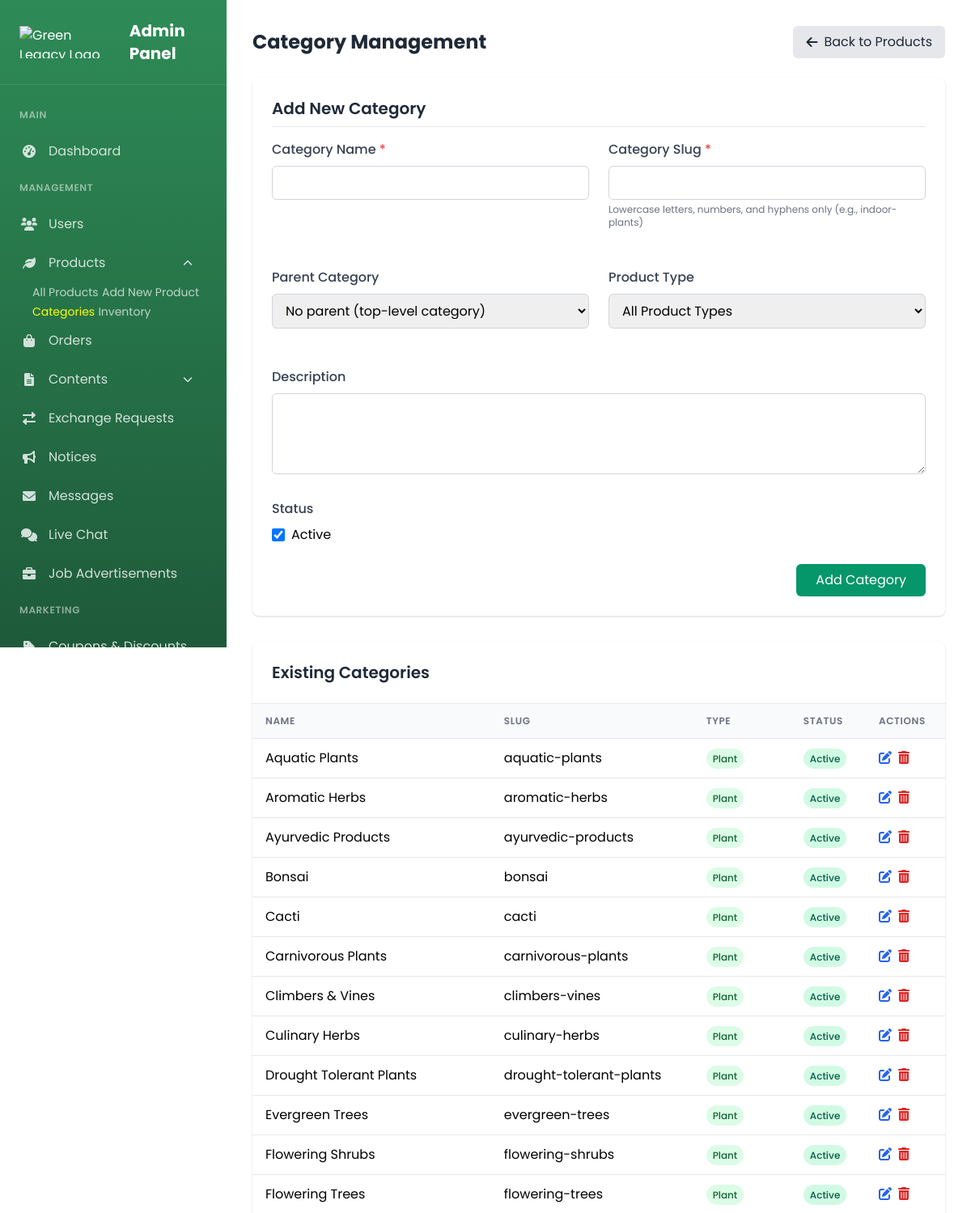
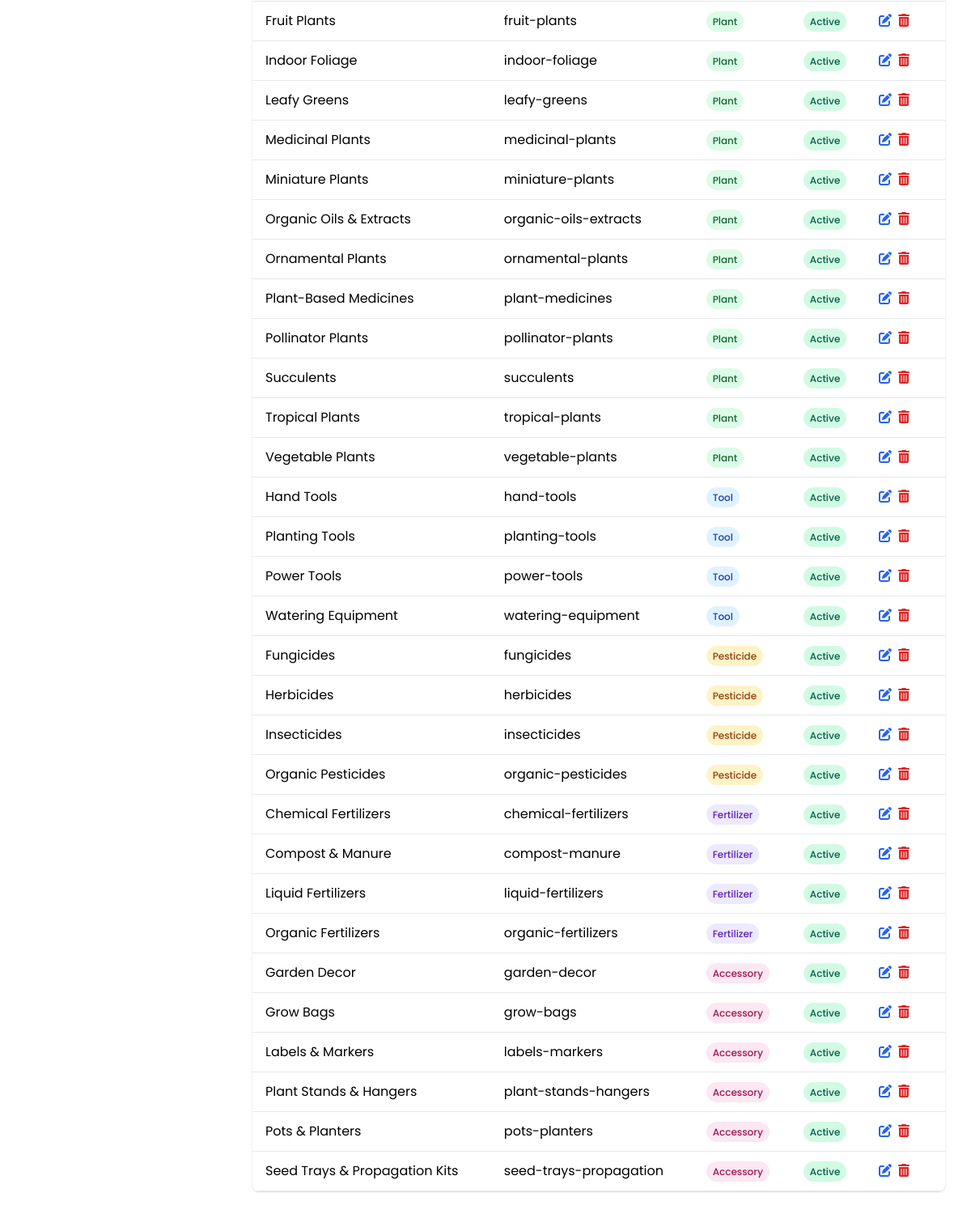
The page /admin_categories.php (signed in) on the database its author committed (2 pictures, top to bottom).
### tables this page shows
CREATE TABLE `categories` (
  `id` int(11) NOT NULL,
  `name` varchar(100) NOT NULL,
  `slug` varchar(100) NOT NULL,
  `description` text DEFAULT NULL,
  `parent_id` int(11) DEFAULT NULL,
  `product_type` enum('plant','tool','pesticide','fertilizer','accessory','all') NOT NULL DEFAULT 'all',
  `image` varchar(255) DEFAULT NULL,
  `is_active` tinyint(1) DEFAULT 1,
  `created_at` timestamp NOT NULL DEFAULT current_timestamp(),
  `updated_at` timestamp NOT NULL DEFAULT current_timestamp() ON UPDATE current_timestamp()
);

### admin_categories.php (the view, shortened to what this page needs)
<?php
require_once 'db_connect.php';
$errors = [];
$categoryData = [
    'name' => '',
    'slug' => '',
    'description' => '',
    'parent_id' => '',
    'product_type' => 'all',
    'is_active' => 1
];
$categories = [];
$stmt = $conn->prepare("SELECT id, name, slug, parent_id, product_type, is_active FROM categories ORDER BY product_type, name");
$stmt->execute();
$result = $stmt->get_result();
while ($row = $result->fetch_assoc()) {
    $categories[] = $row;
}
?>
<?php include 'admin_sidebar.php'; ?>
<!DOCTYPE html>
<html lang="en">
<head>
  <link href="https://cdn.jsdelivr.net/npm/tailwindcss@2.1.2/dist/tailwind.min.css" rel="stylesheet">
  <link rel="stylesheet" href="https://cdnjs.cloudflare.com/ajax/libs/font-awesome/6.0.0/css/all.min.css">
</head>
<body>
  <div class="content-container">
    <div class="flex justify-between items-center mb-6">
      <h1 class="text-2xl font-bold text-gray-800">Category Management</h1>
      <a href="admin_products.php" class="bg-gray-200 hover:bg-gray-300 text-gray-800 px-4 py-2 rounded-md flex items-center">
        <i class="fas fa-arrow-left mr-2"></i> Back to Products
      </a>
    </div>
    <div class="bg-white rounded-lg shadow p-6 mb-8">
      <h2 class="text-xl font-semibold mb-4 text-gray-800 border-b pb-2">Add New Category</h2>
      <form action="admin_categories.php" method="POST">
        <div class="grid grid-cols-1 md:grid-cols-2 gap-6">
          <div class="form-group">
            <label for="name" class="form-label">Category Name <span class="text-red-500">*</span></label>
            <input type="text" id="name" name="name" class="form-control <?php echo isset($errors['name']) ? 'is-invalid' : ''; ?>"
                   value="<?php echo htmlspecialchars($categoryData['name']); ?>" required>
          </div>
          <div class="form-group">
            <label for="slug" class="form-label">Category Slug <span class="text-red-500">*</span></label>
            <input type="text" id="slug" name="slug" class="form-control <?php echo isset($errors['slug']) ? 'is-invalid' : ''; ?>"
                   value="<?php echo htmlspecialchars($categoryData['slug']); ?>" required>
            <p class="text-xs text-gray-500 mt-1">Lowercase letters, numbers, and hyphens only (e.g., indoor-plants)</p>
          </div>
          <div class="form-group">
            <label for="parent_id" class="form-label">Parent Category</label>
            <select id="parent_id" name="parent_id" class="form-control">
              <option value="">No parent (top-level category)</option>
            </select>
          </div>
          <div class="form-group">
            <label for="product_type" class="form-label">Product Type</label>
            <select id="product_type" name="product_type" class="form-control">
              <option value="all" <?php echo $categoryData['product_type'] == 'all' ? 'selected' : ''; ?>>All Product Types</option>
            </select>
          </div>
        </div>
        <div class="form-group mt-6">
          <label for="description" class="form-label">Description</label>
          <textarea id="description" name="description" class="form-control form-textarea"><?php echo htmlspecialchars($categoryData['description']); ?></textarea>
        </div>
        <div class="form-group mt-6">
          <label class="form-label">Status</label>
          <div class="flex items-center">
            <label class="inline-flex items-center">
              <input type="checkbox" name="is_active" class="form-checkbox" <?php echo $categoryData['is_active'] ? 'checked' : ''; ?>>
              <span class="ml-2">Active</span>
            </label>
          </div>
        </div>
        <div class="flex justify-end mt-6">
          <button type="submit" class="bg-green-600 hover:bg-green-700 text-white px-6 py-2 rounded-md">
            Add Category
          </button>
        </div>
      </form>
    </div>
    <div class="bg-white rounded-lg shadow overflow-hidden">
      <div class="p-6 border-b">
        <h2 class="text-xl font-semibold text-gray-800">Existing Categories</h2>
      </div>
      <div class="table-container">
        <table class="category-table">
          <thead>
            <tr>
              <th>Name</th>
              <th>Slug</th>
              <th>Type</th>
              <th>Status</th>
              <th>Actions</th>
            </tr>
          </thead>
          <tbody>
            <?php if (empty($categories)): ?>
              <tr>
                <td colspan="5" class="text-center py-4 text-gray-500">No categories found</td>
              </tr>
            <?php else: ?>
              <?php
              function displayCategories($categories, $parentId = null, $level = 0) {
                  $output = '';
                  foreach ($categories as $category) {
                      if ($category['parent_id'] == $parentId) {
                          $typeClass = 'badge-' . $category['product_type'];
                          $statusClass = $category['is_active'] ? 'badge-active' : 'badge-inactive';
                          $statusText = $category['is_active'] ? 'Active' : 'Inactive';
                          $output .= '<tr class="' . ($level > 0 ? 'nested-category' : '') . '">';
                          $output .= '<td>' . htmlspecialchars($category['name']) . '</td>';
                          $output .= '<td>' . htmlspecialchars($category['slug']) . '</td>';
                          $output .= '<td><span class="badge-type ' . $typeClass . '">' . ucfirst($category['product_type']) . '</span></td>';
                          $output .= '<td><span class="' . $statusClass . '">' . $statusText . '</span></td>';
                          $output .= '<td>';
                          $output .= '<div class="flex space-x-2">';
                          $output .= '<a href="admin_edit_category.php?id=' . $category['id'] . '" class="text-blue-600 hover:text-blue-800">';
                          $output .= '<i class="fas fa-edit"></i></a>';
                          $output .= '<a href="admin_delete_category.php?id=' . $category['id'] . '" class="text-red-600 hover:text-red-800" onclick="return confirm(\'Are you sure you want to delete this category?\')">';
                          $output .= '<i class="fas fa-trash-alt"></i></a>';
                          $output .= '</div>';
                          $output .= '</td>';
                          $output .= '</tr>';
                          $output .= displayCategories($categories, $category['id'], $level + 1);
                      }
                  }
                  return $output;
              }
              echo displayCategories($categories);
              ?>
            <?php endif; ?>
          </tbody>
        </table>
      </div>
    </div>
  </div>
</body>
</html>

### admin_sidebar.php (shortened to what this page needs)
<!DOCTYPE html>
<html lang="en">
<head>
  <link href="https://cdn.jsdelivr.net/npm/tailwindcss@2.1.2/dist/tailwind.min.css" rel="stylesheet">
  <link rel="stylesheet" href="https://cdnjs.cloudflare.com/ajax/libs/font-awesome/6.0.0/css/all.min.css">
</head>
<body>
  <div class="admin-sidebar" id="adminSidebar">
    <div class="sidebar-logo">
      <div class="flex items-center">
        <img src="adminsidebarlogo.png" alt="Green Legacy Logo" class="h-10 mr-3">
        <span class="text-xl font-bold">Admin Panel</span>
      </div>
    </div>
    <div class="sidebar-menu">
      <div class="menu-title">Main</div>
      <a href="admin_dashboard.php" class="menu-item <?php echo basename($_SERVER['PHP_SELF']) == 'admin_dashboard.php' ? 'active' : ''; ?>">
        <i class="fas fa-tachometer-alt"></i>
        <span>Dashboard</span>
      </a>
      <div class="menu-title">Management</div>
      <a href="admin_users.php" class="menu-item <?php echo basename($_SERVER['PHP_SELF']) == 'admin_users.php' ? 'active' : ''; ?>">
        <i class="fas fa-users"></i>
        <span>Users</span>
      </a>
      <div class="menu-item" id="productsMenu">
        <i class="fas fa-leaf"></i>
        <span>Products</span>
        <i class="fas fa-chevron-down ml-auto text-xs"></i>
      </div>
      <div class="submenu" id="productsSubmenu">
        <a href="admin_products.php" class="submenu-item <?php echo basename($_SERVER['PHP_SELF']) == 'admin_products.php' ? 'active' : ''; ?>">All Products</a>
        <a href="admin_add_product.php" class="submenu-item <?php echo basename($_SERVER['PHP_SELF']) == 'admin_add_product.php' ? 'active' : ''; ?>">Add New Product</a>
        <a href="admin_categories.php" class="submenu-item <?php echo basename($_SERVER['PHP_SELF']) == 'admin_categories.php' ? 'active' : ''; ?>">Categories</a>
        <a href="admin_inventory.php" class="submenu-item <?php echo basename($_SERVER['PHP_SELF']) == 'admin_inventory.php' ? 'active' : ''; ?>">Inventory</a>
      </div>
      <a href="admin_orders.php" class="menu-item <?php echo basename($_SERVER['PHP_SELF']) == 'admin_orders.php' ? 'active' : ''; ?>">
        <i class="fas fa-shopping-bag"></i>
        <span>Orders</span>
      </a>
      <div class="menu-item" id="contentMenu">
        <i class="fas fa-file-alt"></i>
        <span>Contents</span>
        <i class="fas fa-chevron-down ml-auto text-xs"></i>
      </div>
      <a href="admin_exchanges.php" class="menu-item <?php echo basename($_SERVER['PHP_SELF']) == 'admin_exchanges.php' ? 'active' : ''; ?>">
        <i class="fas fa-exchange-alt"></i>
        <span>Exchange Requests</span>
      </a>
      <a href="admin_notices.php" class="menu-item <?php echo basename($_SERVER['PHP_SELF']) == 'admin_notices.php' ? 'active' : ''; ?>">
        <i class="fas fa-bullhorn"></i>
        <span>Notices</span>
      </a>
      <a href="admin_messages.php"
        class="menu-item <?= basename($_SERVER['PHP_SELF']) === 'admin_messages.php' ? 'active' : ''; ?>">
        <i class="fas fa-envelope"></i>
        <span>Messages</span>
      </a>
      <a href="admin_chat.php" class="menu-item <?= basename($_SERVER['PHP_SELF']) === 'admin_chat.php' ? 'active' : ''; ?>">
        <i class="fas fa-comments"></i>
        <span>Live Chat</span>
      </a>
      <a href="admin_jobs.php" class="menu-item <?php echo basename($_SERVER['PHP_SELF']) == 'admin_jobs.php' ? 'active' : ''; ?>">
        <i class="fas fa-briefcase"></i>
        <span>Job Advertisements</span>
      </a>
      <div class="menu-title">Marketing</div>
      <a href="admin_coupons.php" class="menu-item <?php echo basename($_SERVER['PHP_SELF']) == 'admin_coupons.php' ? 'active' : ''; ?>">
        <i class="fas fa-tag"></i>
        <span>Coupons & Discounts</span>
      </a>
    </div>
  </div>
</body>
</html>

### admin_sidebar.php (style rules this page uses)
:root { --primary-green: #2E8B57; --light-green: #a8e6cf; --sidebar-width: 280px; }
body { font-family: 'Poppins', sans-serif; }
.admin-sidebar { width: var(--sidebar-width); height: 100vh; background: linear-gradient(180deg, #2E8B57 0%, #1e5a3a 100%); color: white; position: fixed; top: 0; left: 0; overflow-y: auto; transition: all 0.3s; z-index: 1000; }
.sidebar-logo { padding: 1.5rem; border-bottom: 1px solid rgba(255, 255, 255, 0.1); }
.sidebar-menu { padding: 1rem 0; }
.menu-title { padding: 0.75rem 1.5rem; font-size: 0.75rem; font-weight: 600; text-transform: uppercase; letter-spacing: 0.05em; color: rgba(255, 255, 255, 0.5); }
.menu-item { display: flex; align-items: center; padding: 0.75rem 1.5rem; color: rgba(255, 255, 255, 0.8); transition: all 0.2s; }
.menu-item i { width: 24px; margin-right: 12px; text-align: center; }
.submenu { padding-left: 2.5rem; max-height: 0; overflow: hidden; transition: max-height 0.3s ease; }
.submenu.show { max-height: 500px; }
.submenu-item { padding: 0.5rem 0; color: rgba(255, 255, 255, 0.7); font-size: 0.875rem; }
.submenu-item.active { color: yellow; }

### admin_categories.php (style rules this page uses)
body { font-family: 'Poppins', sans-serif; margin-left: 280px; }
.content-container { padding: 2rem; }
.form-group { margin-bottom: 1.5rem; }
.form-label { display: block; margin-bottom: 0.5rem; font-weight: 500; color: #374151; }
.form-control { width: 100%; padding: 0.5rem 0.75rem; border: 1px solid #d1d5db; border-radius: 0.375rem; transition: border-color 0.2s; }
.form-textarea { min-height: 100px; }
.form-checkbox { width: 1rem; height: 1rem; border: 1px solid #d1d5db; border-radius: 0.25rem; }
.table-container { overflow-x: auto; }
.category-table { width: 100%; border-collapse: collapse; }
.category-table th, .category-table td { padding: 0.75rem 1rem; text-align: left; border-bottom: 1px solid #e5e7eb; }
.category-table th { background-color: #f9fafb; font-weight: 600; text-transform: uppercase; font-size: 0.75rem; letter-spacing: 0.05em; color: #6b7280; }
.badge-active { background-color: #d1fae5; color: #065f46; padding: 0.25rem 0.5rem; border-radius: 9999px; font-size: 0.75rem; font-weight: 500; }
.badge-type { padding: 0.25rem 0.5rem; border-radius: 9999px; font-size: 0.75rem; font-weight: 500; }
.badge-plant { background-color: #dcfce7; color: #166534; }
.badge-tool { background-color: #e0f2fe; color: #1e40af; }
.badge-pesticide { background-color: #fef3c7; color: #92400e; }
.badge-fertilizer { background-color: #ede9fe; color: #5b21b6; }
.badge-accessory { background-color: #fce7f3; color: #9d174d; }

### rows shown on the page
categories: name "Aquatic Plants", slug "aquatic-plants", product_type "Plant", is_active "Active"
categories: name "Aromatic Herbs", slug "aromatic-herbs", product_type "Plant", is_active "Active"
categories: name "Ayurvedic Products", slug "ayurvedic-products", product_type "Plant", is_active "Active"
categories: name "Bonsai", slug "bonsai", product_type "Plant", is_active "Active"
categories: name "Cacti", slug "cacti", product_type "Plant", is_active "Active"
categories: name "Carnivorous Plants", slug "carnivorous-plants", product_type "Plant", is_active "Active"
categories: name "Climbers & Vines", slug "climbers-vines", product_type "Plant", is_active "Active"
categories: name "Culinary Herbs", slug "culinary-herbs", product_type "Plant", is_active "Active"
categories: name "Drought Tolerant Plants", slug "drought-tolerant-plants", product_type "Plant", is_active "Active"
categories: name "Evergreen Trees", slug "evergreen-trees", product_type "Plant", is_active "Active"
categories: name "Flowering Shrubs", slug "flowering-shrubs", product_type "Plant", is_active "Active"
categories: name "Flowering Trees", slug "flowering-trees", product_type "Plant", is_active "Active"
categories: name "Fruit Plants", slug "fruit-plants", product_type "Plant", is_active "Active"
categories: name "Indoor Foliage", slug "indoor-foliage", product_type "Plant", is_active "Active"
categories: name "Leafy Greens", slug "leafy-greens", product_type "Plant", is_active "Active"
categories: name "Medicinal Plants", slug "medicinal-plants", product_type "Plant", is_active "Active"
categories: name "Miniature Plants", slug "miniature-plants", product_type "Plant", is_active "Active"
categories: name "Organic Oils & Extracts", slug "organic-oils-extracts", product_type "Plant", is_active "Active"
categories: name "Ornamental Plants", slug "ornamental-plants", product_type "Plant", is_active "Active"
categories: name "Plant-Based Medicines", slug "plant-medicines", product_type "Plant", is_active "Active"
categories: name "Pollinator Plants", slug "pollinator-plants", product_type "Plant", is_active "Active"
categories: name "Succulents", slug "succulents", product_type "Plant", is_active "Active"
categories: name "Tropical Plants", slug "tropical-plants", product_type "Plant", is_active "Active"
categories: name "Vegetable Plants", slug "vegetable-plants", product_type "Plant", is_active "Active"
categories: name "Hand Tools", slug "hand-tools", product_type "Tool", is_active "Active"
categories: name "Planting Tools", slug "planting-tools", product_type "Tool", is_active "Active"
categories: name "Power Tools", slug "power-tools", product_type "Tool", is_active "Active"
categories: name "Watering Equipment", slug "watering-equipment", product_type "Tool", is_active "Active"
categories: name "Fungicides", slug "fungicides", product_type "Pesticide", is_active "Active"
categories: name "Herbicides", slug "herbicides", product_type "Pesticide", is_active "Active"
categories: name "Insecticides", slug "insecticides", product_type "Pesticide", is_active "Active"
categories: name "Organic Pesticides", slug "organic-pesticides", product_type "Pesticide", is_active "Active"
categories: name "Chemical Fertilizers", slug "chemical-fertilizers", product_type "Fertilizer", is_active "Active"
categories: name "Compost & Manure", slug "compost-manure", product_type "Fertilizer", is_active "Active"
categories: name "Liquid Fertilizers", slug "liquid-fertilizers", product_type "Fertilizer", is_active "Active"
categories: name "Organic Fertilizers", slug "organic-fertilizers", product_type "Fertilizer", is_active "Active"
categories: name "Garden Decor", slug "garden-decor", product_type "Accessory", is_active "Active"
categories: name "Grow Bags", slug "grow-bags", product_type "Accessory", is_active "Active"
categories: name "Labels & Markers", slug "labels-markers", product_type "Accessory", is_active "Active"
categories: name "Plant Stands & Hangers", slug "plant-stands-hangers", product_type "Accessory", is_active "Active"
categories: name "Pots & Planters", slug "pots-planters", product_type "Accessory", is_active "Active"
categories: name "Seed Trays & Propagation Kits", slug "seed-trays-propagation", product_type "Accessory", is_active "Active"
